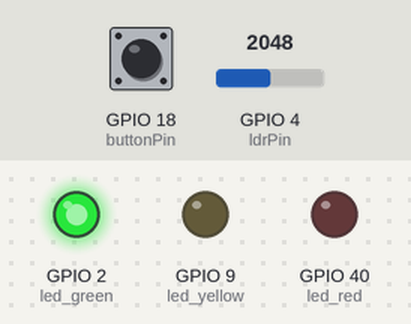
Recording of a sketch running on a simulated ESP32-S3. Shown: output pins drawn as LEDs (lit = HIGH). Inputs (shaded band) come from the test bench; at power-on: GPIO 4 (ldrPin) = 2048, GPIO 18 (buttonPin) HIGH. WiFi joins after 1.5 s; servers stay silent unless stated; what the sketch prints to the serial monitor is not drawn.

Above: at 2.9 s.
3.0 s: GPIO 4 (ldrPin) set to 632
At 7.7 s:
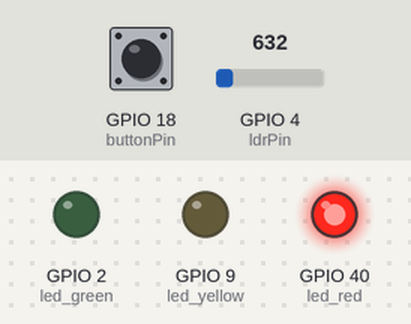
14.2 s: GPIO 4 (ldrPin) set to 559
At 16.5 s:
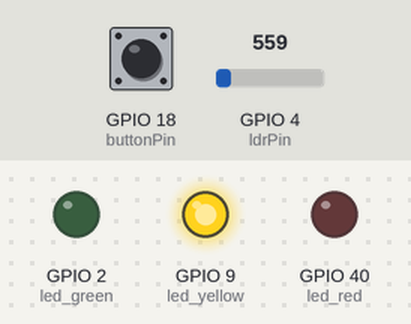
Timing chart, 0 to 18.0 s (numbered marks = the images above; inputs shaded):
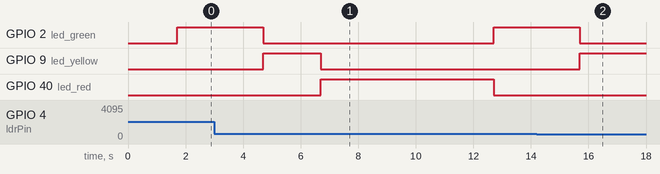

Measured:
- the behaviour switches between 601 and 600 on GPIO 4 (ldrPin) (found by bisection; images 1 and 2)
- after the input at 14.2 s, GPIO 40 (led_red): stays LOW (without the input it goes to HIGH after 6.5 s)

The sketch:

prova.ino
```cpp
#include <WiFi.h>
#include <HTTPClient.h>

#define led_green 2 // Pin used to control the green LED
#define led_red 40 // Pin used to control the red LED
#define led_yellow 9 // Pin used to control the yellow LED

const int buttonPin = 18;  // Pin to which the button is connected
int buttonState = 0;  // Variable to read the button state
// int lastButtonState = LOW;

// unsigned long lastDebounceTime = 0;  // the last time the output pin was toggled
// unsigned long debounceDelay = 50;

const int ldrPin = 4;  // Pin to which the LDR is connected
int limit = 600;

void setup() {
  // Initial configuration of pins to control the LEDs as OUTPUTs of the ESP32
  pinMode(led_green, OUTPUT);
  pinMode(led_red, OUTPUT);
  pinMode(led_yellow, OUTPUT); // Added for the yellow LED

  // Initialization of inputs
  pinMode(buttonPin, INPUT); // Initialize the button pin as an input
  pinMode(ldrPin, INPUT); // Initialize the LDR pin as an input

  digitalWrite(led_green, LOW);
  digitalWrite(led_red, LOW);
  digitalWrite(led_yellow, LOW); // Added for the yellow LED

  Serial.begin(9600); // Configuration for debugging via serial interface between ESP and computer with baud rate of 9600

  WiFi.begin("Wokwi-GUEST", ""); // Connect to the open WiFi network with SSID Wokwi-GUEST

  while (WiFi.status() != WL_CONNECTED) {
    delay(100);
    Serial.print(".");
  }
  Serial.println("Connected to WiFi successfully!"); // Considering it exited the loop above, the ESP32 is now connected to WiFi

  // Check button state
  buttonState = digitalRead(buttonPin);
  if (buttonState == HIGH) {
    Serial.println("Button pressed!");
  } else {
    Serial.println("Button not pressed!");
  }

  if (WiFi.status() == WL_CONNECTED) { // If the ESP32 is connected to the Internet
    HTTPClient http;

    String serverPath = "http://www.google.com.br/"; // HTTP request endpoint

    http.begin(serverPath.c_str());

    int httpResponseCode = http.GET(); // HTTP request result code

    if (httpResponseCode > 0) {
      Serial.print("HTTP Response: ");
      Serial.println(httpResponseCode);
      String payload = http.getString();
      Serial.println(payload);
    } else {
      Serial.print("Error code: ");
      Serial.println(httpResponseCode);
    }
    http.end();
  } else {
    Serial.println("WiFi disconnected");
  }
}

void loop() {
  int ldrStatus = analogRead(ldrPin);
  buttonState = digitalRead(buttonPin);

  if (ldrStatus <= limit) {
    Serial.print("It's dark, turn on the LED");
    Serial.println(ldrStatus);
  } else {
    Serial.print("It's bright, turn off the light");
    Serial.println(ldrStatus);
  }

  if (ldrStatus > limit) {
    // Conventional mode
    digitalWrite(led_green, HIGH);
    delay(3000); // Green on for 3 seconds
    digitalWrite(led_green, LOW);

    digitalWrite(led_yellow, HIGH);
    delay(2000); // Yellow on for 2 seconds
    digitalWrite(led_yellow, LOW);

    digitalWrite(led_red, HIGH);
    delay(5000); // red on for 5 seconds

    // check if the button was pressed while the red is on
    if (buttonState == HIGH && ldrStatus >= limit) {
      delay(1000); // Wait 1 second after the buton is pressed
      digitalWrite(led_red, LOW);
      digitalWrite(led_green, HIGH);
      delay(3000); // Green on for 3 seconds
      digitalWrite(led_green, LOW);
    }

    digitalWrite(led_red, LOW);
  } else {
    // Night mode
    digitalWrite(led_yellow, HIGH);
    delay(1000); // Yellow on for 1 second
    digitalWrite(led_yellow, LOW);
  }
}

//Sources:
//https://docs.arduino.cc/built-in-examples/digital/Debounce/
```
